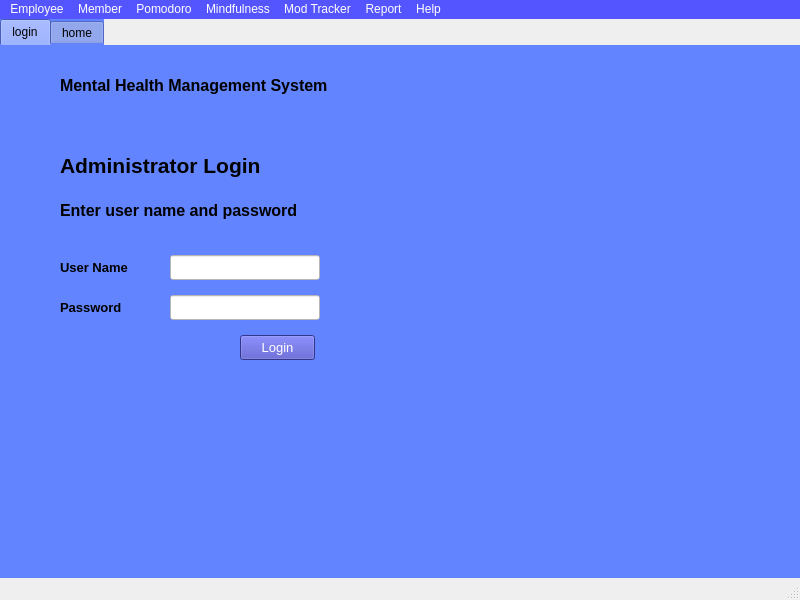
<?xml version="1.0" encoding="UTF-8"?>
<ui version="4.0">
 <class>MindMed</class>
 <widget class="QMainWindow" name="MindMed">
  <property name="geometry">
   <rect>
    <x>0</x>
    <y>0</y>
    <width>800</width>
    <height>600</height>
   </rect>
  </property>
  <property name="windowTitle">
   <string>MindMed</string>
  </property>
  <property name="styleSheet">
   <string notr="true"/>
  </property>
  <widget class="QWidget" name="centralwidget">
   <widget class="QTabWidget" name="tabWidget">
    <property name="geometry">
     <rect>
      <x>0</x>
      <y>0</y>
      <width>800</width>
      <height>600</height>
     </rect>
    </property>
    <property name="styleSheet">
     <string notr="true">background-color: rgb(98, 132, 255);
border-color: rgb(85, 85, 255);</string>
    </property>
    <property name="currentIndex">
     <number>0</number>
    </property>
    <widget class="QWidget" name="tab">
     <attribute name="title">
      <string>login</string>
     </attribute>
     <widget class="QLabel" name="label">
      <property name="geometry">
       <rect>
        <x>60</x>
        <y>100</y>
        <width>225</width>
        <height>40</height>
       </rect>
      </property>
      <property name="font">
       <font>
        <pointsize>16</pointsize>
        <weight>75</weight>
        <bold>true</bold>
       </font>
      </property>
      <property name="text">
       <string>Administrator Login</string>
      </property>
     </widget>
     <widget class="QPushButton" name="b01">
      <property name="geometry">
       <rect>
        <x>240</x>
        <y>290</y>
        <width>75</width>
        <height>25</height>
       </rect>
      </property>
      <property name="font">
       <font>
        <family>MS Shell Dlg 2</family>
        <pointsize>10</pointsize>
        <weight>50</weight>
        <italic>false</italic>
        <bold>false</bold>
       </font>
      </property>
      <property name="styleSheet">
       <string notr="true">background-color: rgb(71, 73, 194);
font: 10pt &quot;MS Shell Dlg 2&quot;;
color: rgb(255, 255, 255);</string>
      </property>
      <property name="text">
       <string>Login</string>
      </property>
     </widget>
     <widget class="QLineEdit" name="tb02">
      <property name="geometry">
       <rect>
        <x>170</x>
        <y>250</y>
        <width>150</width>
        <height>25</height>
       </rect>
      </property>
      <property name="font">
       <font>
        <pointsize>12</pointsize>
       </font>
      </property>
      <property name="styleSheet">
       <string notr="true">background-color: rgb(255, 255, 255);</string>
      </property>
      <property name="text">
       <string/>
      </property>
      <property name="echoMode">
       <enum>QLineEdit::Password</enum>
      </property>
     </widget>
     <widget class="QLabel" name="label_12">
      <property name="geometry">
       <rect>
        <x>60</x>
        <y>250</y>
        <width>71</width>
        <height>25</height>
       </rect>
      </property>
      <property name="font">
       <font>
        <pointsize>10</pointsize>
        <weight>75</weight>
        <bold>true</bold>
       </font>
      </property>
      <property name="text">
       <string>Password</string>
      </property>
     </widget>
     <widget class="QLabel" name="label_13">
      <property name="geometry">
       <rect>
        <x>60</x>
        <y>210</y>
        <width>75</width>
        <height>25</height>
       </rect>
      </property>
      <property name="font">
       <font>
        <pointsize>10</pointsize>
        <weight>75</weight>
        <bold>true</bold>
       </font>
      </property>
      <property name="text">
       <string>User Name</string>
      </property>
     </widget>
     <widget class="QLabel" name="l01">
      <property name="geometry">
       <rect>
        <x>60</x>
        <y>150</y>
        <width>250</width>
        <height>30</height>
       </rect>
      </property>
      <property name="font">
       <font>
        <pointsize>12</pointsize>
        <weight>75</weight>
        <bold>true</bold>
       </font>
      </property>
      <property name="text">
       <string>Enter user name and password</string>
      </property>
     </widget>
     <widget class="QLineEdit" name="tb01">
      <property name="geometry">
       <rect>
        <x>170</x>
        <y>210</y>
        <width>150</width>
        <height>25</height>
       </rect>
      </property>
      <property name="font">
       <font>
        <pointsize>12</pointsize>
       </font>
      </property>
      <property name="styleSheet">
       <string notr="true">background-color: rgb(255, 255, 255);</string>
      </property>
      <property name="text">
       <string/>
      </property>
     </widget>
     <widget class="QLabel" name="label_5">
      <property name="geometry">
       <rect>
        <x>60</x>
        <y>20</y>
        <width>300</width>
        <height>40</height>
       </rect>
      </property>
      <property name="font">
       <font>
        <pointsize>12</pointsize>
        <weight>75</weight>
        <bold>true</bold>
       </font>
      </property>
      <property name="text">
       <string>Mental Health Management System</string>
      </property>
     </widget>
    </widget>
    <widget class="QWidget" name="tab_2">
     <attribute name="title">
      <string>home</string>
     </attribute>
     <widget class="QLabel" name="label_4">
      <property name="geometry">
       <rect>
        <x>80</x>
        <y>50</y>
        <width>450</width>
        <height>50</height>
       </rect>
      </property>
      <property name="font">
       <font>
        <pointsize>12</pointsize>
        <weight>75</weight>
        <bold>true</bold>
       </font>
      </property>
      <property name="text">
       <string>Welcome to our mental health management system</string>
      </property>
     </widget>
    </widget>
   </widget>
  </widget>
  <widget class="QMenuBar" name="menubar">
   <property name="geometry">
    <rect>
     <x>0</x>
     <y>0</y>
     <width>800</width>
     <height>26</height>
    </rect>
   </property>
   <property name="styleSheet">
    <string notr="true">font: 12pt &quot;MS Shell Dlg 2&quot;;
color: rgb(255, 255, 255);
background-color: rgb(85, 85, 255);</string>
   </property>
   <widget class="QMenu" name="menuemployee">
    <property name="title">
     <string>Employee</string>
    </property>
    <addaction name="menu11"/>
    <addaction name="menu12"/>
    <addaction name="menu13"/>
    <addaction name="menu14"/>
    <addaction name="separator"/>
   </widget>
   <widget class="QMenu" name="menuMember">
    <property name="title">
     <string>Member</string>
    </property>
    <addaction name="menu21"/>
    <addaction name="menu22"/>
    <addaction name="menu23"/>
    <addaction name="menu24"/>
   </widget>
   <widget class="QMenu" name="menuPomodoro">
    <property name="title">
     <string>Pomodoro</string>
    </property>
    <addaction name="menu31"/>
   </widget>
   <widget class="QMenu" name="menuMindfulness">
    <property name="title">
     <string>Mindfulness</string>
    </property>
    <addaction name="menu41"/>
    <addaction name="menu42"/>
   </widget>
   <widget class="QMenu" name="menuMod_Tracker">
    <property name="title">
     <string>Mod Tracker</string>
    </property>
    <addaction name="menu51"/>
   </widget>
   <widget class="QMenu" name="menuReport">
    <property name="title">
     <string>Report</string>
    </property>
    <addaction name="menu61"/>
    <addaction name="menu62"/>
   </widget>
   <widget class="QMenu" name="menuHelp">
    <property name="title">
     <string>Help</string>
    </property>
    <addaction name="menu7"/>
   </widget>
   <addaction name="menuemployee"/>
   <addaction name="menuMember"/>
   <addaction name="menuPomodoro"/>
   <addaction name="menuMindfulness"/>
   <addaction name="menuMod_Tracker"/>
   <addaction name="menuReport"/>
   <addaction name="menuHelp"/>
  </widget>
  <widget class="QStatusBar" name="statusbar"/>
  <action name="menu11">
   <property name="text">
    <string>Add New Employee</string>
   </property>
  </action>
  <action name="menu12">
   <property name="text">
    <string>Edit Employee</string>
   </property>
  </action>
  <action name="menu13">
   <property name="text">
    <string>Delete Employee</string>
   </property>
  </action>
  <action name="menu21">
   <property name="text">
    <string>Add New Member</string>
   </property>
  </action>
  <action name="menu22">
   <property name="text">
    <string>Edit Member</string>
   </property>
  </action>
  <action name="menu23">
   <property name="text">
    <string>Delete Member</string>
   </property>
  </action>
  <action name="menu24">
   <property name="text">
    <string>Search Member</string>
   </property>
  </action>
  <action name="menu14">
   <property name="text">
    <string>Search Employee</string>
   </property>
  </action>
  <action name="menu31">
   <property name="text">
    <string>Start session</string>
   </property>
  </action>
  <action name="menu41">
   <property name="text">
    <string>About MF</string>
   </property>
  </action>
  <action name="menu42">
   <property name="text">
    <string>Start session</string>
   </property>
  </action>
  <action name="menu51">
   <property name="text">
    <string>Add</string>
   </property>
  </action>
  <action name="menu61">
   <property name="text">
    <string>Daily Activties Report</string>
   </property>
  </action>
  <action name="menu62">
   <property name="text">
    <string>Indvual Member Report</string>
   </property>
  </action>
  <action name="menu7">
   <property name="text">
    <string>About MindMed</string>
   </property>
  </action>
 </widget>
 <resources/>
 <connections/>
</ui>
